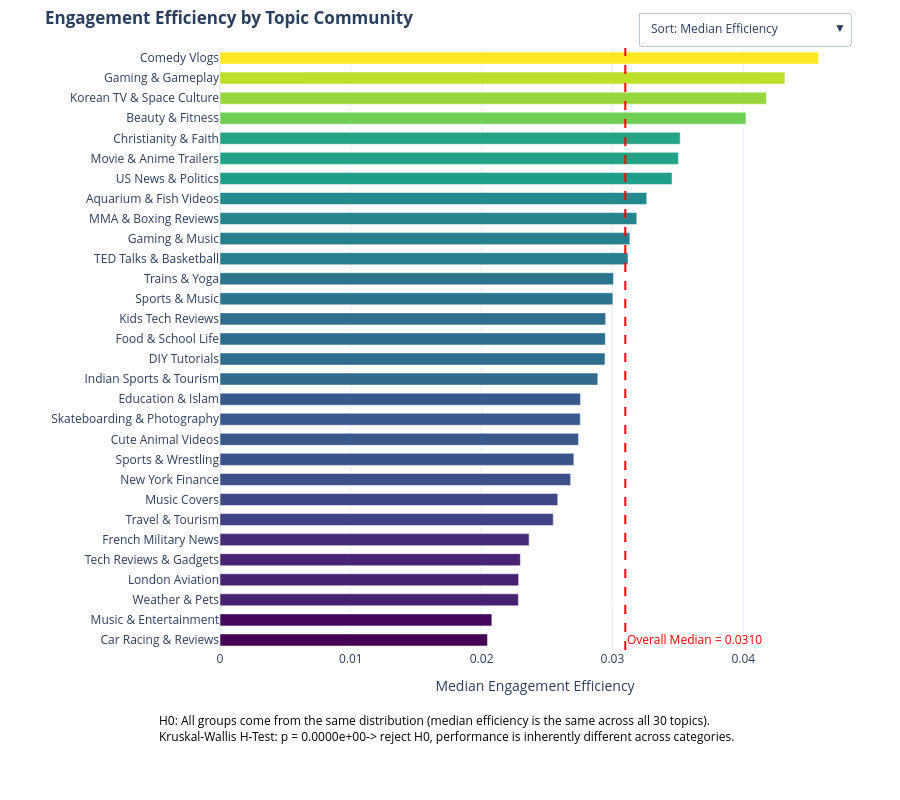

This figure's notebook cell:
### Code cell
import plotly.express as px
import plotly.graph_objects as go
from scipy.stats import chi2_contingency, kruskal

df_keywords = pd.read_csv(CACHED_RESUTLS_DIR + "/flourish_topic_hierarchy.csv")

# Expect columns like in your screenshot:
# topic_id, topic_label, keyword, probability, count_channel, prop_outperformer

# ------------------------------------------------------------
# 1) Build "top 3 keywords" string per topic_label from df_keywords
# ------------------------------------------------------------
TOP_N = 3

df_kw_top = (
    df_keywords
    .sort_values(["topic_label", "probability"], ascending=[True, False])
    .groupby("topic_label", as_index=False)
    .agg({
        "keyword": lambda s: ", ".join(s.head(TOP_N)),
        "count_channel": "first",        # same within a topic_label in your file
        "prop_outperformer": "first"     # same within a topic_label in your file
    })
    .rename(columns={"keyword": "clean_keywords"})
)

# Optional: if you prefer nicer display (e.g., "how_to" -> "how to")
df_kw_top["clean_keywords"] = df_kw_top["clean_keywords"].str.replace("_", " ", regex=False)

# ------------------------------------------------------------
# 2) Aggregate efficiency stats from df_analysis_test (same as before, minus keywords)
# ------------------------------------------------------------
df_agg = df_analysis_test[df_analysis_test["topic_id"] == df_analysis_test["dominant_topic_id"]].copy()

# Perform the Kruskal-Wallis Test
grouped_data = [group['avg_engagement_efficiency'].values for name, group in df_agg.groupby('topic_label')]
h_kw, p_kw = kruskal(*grouped_data)

df_plot = (
    df_agg.groupby("topic_label", as_index=False)
    .agg({
        "avg_engagement_efficiency": "median",
        "channel_id": "count",
        "subscribers_cc": "sum",
    })
)

# ------------------------------------------------------------
# 3) Merge in keywords + (optional) topic-level stats from the csv
# ------------------------------------------------------------
df_plot = df_plot.merge(df_kw_top, on="topic_label", how="left")

# If some topics are missing from df_keywords, avoid NaNs in hover
df_plot["clean_keywords"] = df_plot["clean_keywords"].fillna("(no keywords)")
df_plot["prop_outperformer"] = df_plot["prop_outperformer"].fillna(float("nan"))
df_plot["count_channel"] = df_plot["count_channel"].fillna(df_plot["channel_id"])

df_plot = df_plot.sort_values("avg_engagement_efficiency")

# 1) Sort by median engagement efficiency (descending)
order_by_median = (
    df_plot.sort_values("avg_engagement_efficiency", ascending=False)["topic_label"]
    .tolist()
)

# 2) Sort by proportion of outperformers (descending)
order_by_outperf = (
    df_plot.sort_values("prop_outperformer", ascending=False)["topic_label"]
    .tolist()
)

# Keep df_plot in one "default" order for the initial render (choose median)
df_plot = df_plot.set_index("topic_label").loc[order_by_median].reset_index()

# ------------------------------------------------------------
# 4) Plot (same structure, updated hover fields)
# ------------------------------------------------------------
overall_median = df_agg["avg_engagement_efficiency"].median()
fig = go.Figure()
# Statistical Annotation Text
ann_text = (
    f"H0: All groups come from the same distribution (median efficiency is the same across all 30 topics).<br>"
    f"Kruskal-Wallis H-Test: p = {p_kw:.4e}"
    f"{'-> reject H0, performance is inherently different across categories.' if p_kw < 0.05 else 'fail to reject H₀.'}<br>"
)
fig.add_vline(
    x=overall_median,
    line_width=2,
    line_dash="dash",
    line_color="red",
    annotation_text=f"Overall Median = {overall_median:.4f}",
    annotation_position="bottom right",
    annotation_font=dict(
        color="red",
        size=12,
    ),
)

# customdata columns order matters for hovertemplate indexing
custom_cols = ["clean_keywords", "channel_id", "prop_outperformer"]
customdata = df_plot[custom_cols].to_numpy()

fig.add_trace(go.Bar(
    x=df_plot["avg_engagement_efficiency"],
    y=df_plot["topic_label"],
    width=0.6,
    orientation="h",
    marker=dict(
        color=df_plot["avg_engagement_efficiency"],
        colorscale="Viridis",
        line=dict(color="rgba(255, 255, 255, 0.5)", width=1),
    ),
    customdata=customdata,
    hovertemplate=(
        "<b>Community: %{y}</b><br>"
        "Median Efficiency: <b>%{x:.4f}</b><br>"
        "Channels in Topic: %{customdata[1]}<br>"
        "Top Keywords: <i>%{customdata[0]}</i><br>"
        "Outperformer Proportion: <b>%{customdata[2]:.2%}</b>"
        "<extra></extra>"
    ),
))

# 1. First, update the layout without touching annotations
fig.update_layout(
    title="<b>Engagement Efficiency by Topic Community</b>",
    xaxis_title="Median Engagement Efficiency",
    template="plotly_white",
    height=800,
    margin=dict(l=220, r=50, t=40, b=150), # Increased bottom margin
    xaxis_rangeslider_visible=False,
    yaxis=dict(autorange="reversed") # Keeps high values at top if sorted descending
)

# 2. Append the statistical text to the existing annotations (the vline label)
fig.add_annotation(
    text=ann_text,
    x=-0.1, y=-0.1,      # Positioned below the axis
    xref="paper", yref="paper",
    showarrow=False, align="left",
    xanchor="left", yanchor="top",
    font=dict(size=12, color="black")
)

# 3. Add your updatemenus (dropdown)
fig.update_layout(
    updatemenus=[
        dict(
            buttons=[
                dict(label="Sort: Median Efficiency", method="relayout",
                     args=[{"yaxis.categoryarray": order_by_median}]),
                dict(label="Sort: Outperformer Proportion", method="relayout",
                     args=[{"yaxis.categoryarray": order_by_outperf}]),
            ],
            direction="down",
            showactive=True,
            x=1.0, xanchor="right",
            y=1.06, yanchor="top",
        )
    ]
)

from pathlib import Path

OUT_HTML = Path(CACHED_RESUTLS_DIR, "rq2_efficiency_by_topic.html")
OUT_HTML.parent.mkdir(parents=True, exist_ok=True)

fig.write_html(str(OUT_HTML), include_plotlyjs="cdn", full_html=True)
print("Wrote:", OUT_HTML.resolve())

fig.show()

### Figure 1 — Plotly figure (JSON) as saved in the notebook; plotly's stock layout.template omitted (floating-point values rounded to 4 significant figures)
{"data": [{"customdata": [["comedy, vlog, hilarious", 4499, 0.05579], ["gameplay, games, gaming", 6023, 0.05612], ["tv, korea, korean", 1834, 0.03053], ["beauty, makeup, fashion", 4764, 0.0296], ["jesus, god, christian", 1946, 0.03289], ["trailer, movie, film", 3414, 0.02841], ["news, politics, donald trump", 954, 0.08386], ["fish, aquarium, water", 2522, 0.04758], ["review, boxing, mma", 1198, 0.02922], ["music, environment, nintendo", 2591, 0.0193], ["basketball, nba, english", 1010, 0.02277], ["train, trains, yoga", 787, 0.05337], ["football, art, soccer", 3519, 0.01449], ["android, kids, unboxing", 2263, 0.02961], ["food, school, college", 882, 0.03061], ["how to, tutorial, diy", 30644, 0.02996], ["india, interview, high", 938, 0.01493], ["education, science, english", 886, 0.01919], ["top 10, freestyle, photography", 1023, 0.01271], ["cute, animals, dog", 967, 0.03413], ["nfl, wrestling, wwe", 1710, 0.02807], ["new york, money, halloween", 985, 0.03756], ["music, disney, cover", 4364, 0.006645], ["travel, adventure, tour", 2152, 0.01626], ["military, france, army", 769, 0.0104], ["technology, tech, mobile", 1924, 0.01091], ["london, uk, england", 1102, 0.02087], ["weather, funny pets, german", 550, 0.02545], ["music, entertainment, dance", 3412, 0.006741], ["car, cars, racing", 2173, 0.005522]], "hovertemplate": "<b>Community: %{y}</b><br>Median Efficiency: <b>%{x:.4f}</b><br>Channels in Topic: %{customdata[1]}<br>Top Keywords: <i>%{customdata[0]}</i><br>Outperformer Proportion: <b>%{customdata[2]:.2%}</b><extra></extra>", "marker": {"color": [0.04575, 0.04318, 0.04177, 0.04021, 0.03518, 0.03504, 0.03456, 0.03262, 0.03186, 0.03133, 0.03119, 0.03008, 0.03003, 0.02948, 0.02946, 0.02943, 0.02888, 0.02756, 0.02754, 0.0274, 0.02705, 0.0268, 0.02582, 0.02547, 0.02363, 0.02296, 0.02283, 0.02281, 0.02078, 0.02045], "colorscale": [[0, "#440154"], [0.1111, "#482878"], [0.2222, "#3e4989"], [0.3333, "#31688e"], [0.4444, "#26828e"], [0.5556, "#1f9e89"], [0.6667, "#35b779"], [0.7778, "#6ece58"], [0.8889, "#b5de2b"], [1, "#fde725"]], "line": {"color": "rgba(255, 255, 255, 0.5)", "width": 1}}, "orientation": "h", "type": "bar", "width": 0.6, "x": [0.04575, 0.04318, 0.04177, 0.04021, 0.03518, 0.03504, 0.03456, 0.03262, 0.03186, 0.03133, 0.03119, 0.03008, 0.03003, 0.02948, 0.02946, 0.02943, 0.02888, 0.02756, 0.02754, 0.0274, 0.02705, 0.0268, 0.02582, 0.02547, 0.02363, 0.02296, 0.02283, 0.02281, 0.02078, 0.02045], "y": ["Comedy Vlogs", "Gaming & Gameplay", "Korean TV & Space Culture", "Beauty & Fitness", "Christianity & Faith", "Movie & Anime Trailers", "US News & Politics", "Aquarium & Fish Videos", "MMA & Boxing Reviews", "Gaming & Music", "TED Talks & Basketball", "Trains & Yoga", "Sports & Music", "Kids Tech Reviews", "Food & School Life", "DIY Tutorials", "Indian Sports & Tourism", "Education & Islam", "Skateboarding & Photography", "Cute Animal Videos", "Sports & Wrestling", "New York Finance", "Music Covers", "Travel & Tourism", "French Military News", "Tech Reviews & Gadgets", "London Aviation", "Weather & Pets", "Music & Entertainment", "Car Racing & Reviews"]}], "layout": {"annotations": [{"font": {"color": "red", "size": 12}, "showarrow": false, "text": "Overall Median = 0.0310", "x": 0.03098, "xanchor": "left", "xref": "x", "y": 0, "yanchor": "bottom", "yref": "y domain"}, {"align": "left", "font": {"color": "black", "size": 12}, "showarrow": false, "text": "H0: All groups come from the same distribution (median efficiency is the same across all 30 topics).<br>Kruskal-Wallis H-Test: p = 0.0000e+00-> reject H0, performance is inherently different across categories.<br>", "x": -0.1, "xanchor": "left", "xref": "paper", "y": -0.1, "yanchor": "top", "yref": "paper"}], "height": 800, "margin": {"b": 150, "l": 220, "r": 50, "t": 40}, "shapes": [{"line": {"color": "red", "dash": "dash", "width": 2}, "type": "line", "x0": 0.03098, "x1": 0.03098, "xref": "x", "y0": 0, "y1": 1, "yref": "y domain"}], "title": {"text": "<b>Engagement Efficiency by Topic Community</b>"}, "updatemenus": [{"buttons": [{"args": [{"yaxis.categoryarray": ["Comedy Vlogs", "Gaming & Gameplay", "Korean TV & Space Culture", "Beauty & Fitness", "Christianity & Faith", "Movie & Anime Trailers", "US News & Politics", "Aquarium & Fish Videos", "MMA & Boxing Reviews", "Gaming & Music", "TED Talks & Basketball", "Trains & Yoga", "Sports & Music", "Kids Tech Reviews", "Food & School Life", "DIY Tutorials", "Indian Sports & Tourism", "Education & Islam", "Skateboarding & Photography", "Cute Animal Videos", "Sports & Wrestling", "New York Finance", "Music Covers", "Travel & Tourism", "French Military News", "Tech Reviews & Gadgets", "London Aviation", "Weather & Pets", "Music & Entertainment", "Car Racing & Reviews"]}], "label": "Sort: Median Efficiency", "method": "relayout"}, {"args": [{"yaxis.categoryarray": ["US News & Politics", "Gaming & Gameplay", "Comedy Vlogs", "Trains & Yoga", "Aquarium & Fish Videos", "New York Finance", "Cute Animal Videos", "Christianity & Faith", "Food & School Life", "Korean TV & Space Culture", "DIY Tutorials", "Kids Tech Reviews", "Beauty & Fitness", "MMA & Boxing Reviews", "Movie & Anime Trailers", "Sports & Wrestling", "Weather & Pets", "TED Talks & Basketball", "London Aviation", "Gaming & Music", "Education & Islam", "Travel & Tourism", "Indian Sports & Tourism", "Sports & Music", "Skateboarding & Photography", "Tech Reviews & Gadgets", "French Military News", "Music & Entertainment", "Music Covers", "Car Racing & Reviews"]}], "label": "Sort: Outperformer Proportion", "method": "relayout"}], "direction": "down", "showactive": true, "x": 1, "xanchor": "right", "y": 1.06, "yanchor": "top"}], "xaxis": {"rangeslider": {"visible": false}, "title": {"text": "Median Engagement Efficiency"}}, "yaxis": {"autorange": "reversed"}}}
